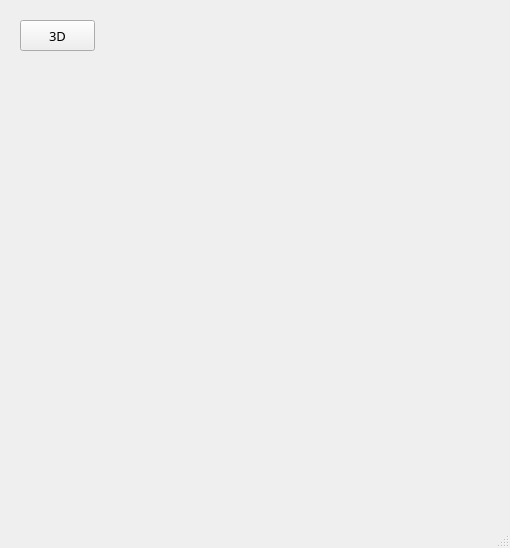
<?xml version="1.0" encoding="UTF-8"?>
<ui version="4.0">
 <class>mainWindow</class>
 <widget class="QMainWindow" name="mainWindow">
  <property name="geometry">
   <rect>
    <x>0</x>
    <y>0</y>
    <width>510</width>
    <height>548</height>
   </rect>
  </property>
  <property name="windowTitle">
   <string>MainWindow</string>
  </property>
  <widget class="QWidget" name="centralwidget">
   <widget class="QWidget" name="vtkContainer" native="true">
    <property name="geometry">
     <rect>
      <x>10</x>
      <y>10</y>
      <width>491</width>
      <height>491</height>
     </rect>
    </property>
    <widget class="QWidget" name="gridLayoutWidget">
     <property name="geometry">
      <rect>
       <x>10</x>
       <y>50</y>
       <width>471</width>
       <height>431</height>
      </rect>
     </property>
     <layout class="QGridLayout" name="gridLayout_vtk"/>
    </widget>
    <widget class="QPushButton" name="pushButton_3">
     <property name="geometry">
      <rect>
       <x>10</x>
       <y>10</y>
       <width>75</width>
       <height>31</height>
      </rect>
     </property>
     <property name="font">
      <font>
       <family>Bahnschrift</family>
       <pointsize>10</pointsize>
      </font>
     </property>
     <property name="text">
      <string>3D</string>
     </property>
    </widget>
   </widget>
  </widget>
  <widget class="QMenuBar" name="menubar">
   <property name="geometry">
    <rect>
     <x>0</x>
     <y>0</y>
     <width>510</width>
     <height>22</height>
    </rect>
   </property>
  </widget>
  <widget class="QStatusBar" name="statusbar"/>
 </widget>
 <resources/>
 <connections/>
</ui>
